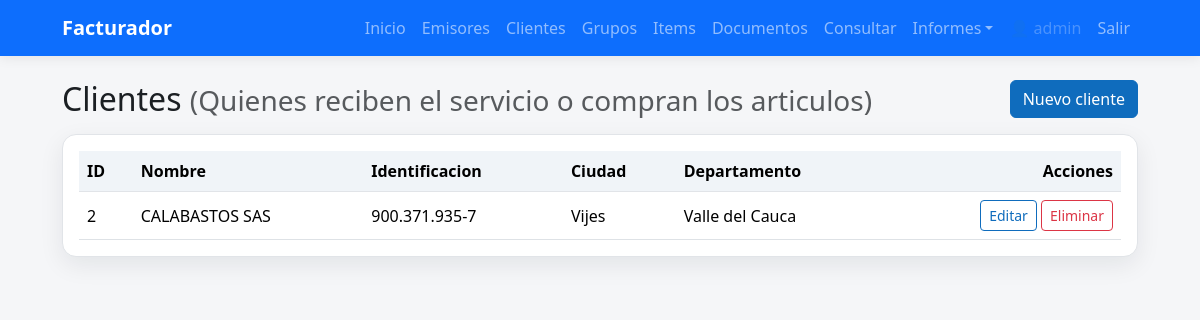
The page /receptores (signed in) on the database its author committed.
### tables this page shows
CREATE TABLE receptores (
            id INTEGER PRIMARY KEY AUTOINCREMENT,
            nombre TEXT NOT NULL,
            identificacion TEXT NOT NULL,
            ciudad TEXT NOT NULL DEFAULT '',
            departamento TEXT NOT NULL DEFAULT '',
            pais TEXT NOT NULL DEFAULT 'Colombia',
            direccion TEXT,
            telefono TEXT,
            email TEXT
        , tipo_identificacion TEXT NOT NULL DEFAULT 'CC');

### app.py (the view)
@app.get("/receptores", response_class=HTMLResponse)
def receptores_list(request: Request):
    conn = get_db()
    cur = conn.cursor()
    cur.execute("SELECT * FROM receptores ORDER BY id")
    rows = cur.fetchall()
    conn.close()
    msg = request.query_params.get("msg")
    error = request.query_params.get("error")
    return templates.TemplateResponse(
        "receptores_list.html",
        {"request": request, "receptores": rows, "msg": msg, "error": error},
    )

### templates/receptores_list.html (shortened to what this page needs)
{% extends "base.html" %}
{% block content %}
<div class="d-flex justify-content-between align-items-center mb-3">
    <h2 class="mb-0">Clientes <small class="text-muted">(Quienes reciben el servicio o compran los articulos)</small></h2>
    <a class="btn btn-primary" href="/receptores/nuevo">Nuevo cliente</a>
</div>
<div class="card p-3">
    <div class="table-responsive">
        <table class="table table-hover align-middle mb-0">
            <thead>
                <tr>
                    <th>ID</th><th>Nombre</th><th>Identificacion</th><th>Ciudad</th><th>Departamento</th><th class="text-end">Acciones</th>
                </tr>
            </thead>
            <tbody>
                {% for receptor in receptores %}
                <tr>
                    <td>{{ receptor.id }}</td>
                    <td>{{ receptor.nombre }}</td>
                    <td>
                        {% if receptor.tipo_identificacion == 'NIT' %}
                            {{ receptor.identificacion|format_id_co }}-{{ receptor.identificacion|nit_dv }}
                        {% else %}
                            {{ receptor.identificacion|format_id_co }}
                        {% endif %}
                    </td>
                    <td>{{ receptor.ciudad }}</td>
                    <td>{{ receptor.departamento }}</td>
                    <td class="text-end">
                        <a class="btn btn-sm btn-outline-primary" href="/receptores/editar/{{ receptor.id }}">Editar</a>
                        <form method="post" action="/receptores/eliminar/{{ receptor.id }}" class="d-inline" onsubmit="return confirm('Eliminar cliente?');">
                            <button type="submit" class="btn btn-sm btn-outline-danger">Eliminar</button>
                        </form>
                    </td>
                </tr>
                {% endfor %}
            </tbody>
        </table>
    </div>
</div>
{% endblock %}

### static/styles.css (style rules this page uses)
:root { --ms-blue: #0f6cbd; --ms-blue-dark: #0b5a9c; --ms-bg: #f5f6f8; --ms-card: #ffffff; --ms-border: #e1e4e8; }
body { font-family: "Segoe UI", Tahoma, Arial, sans-serif; background-color: var(--ms-bg); color: #1b1f23; }
.card { border: 1px solid var(--ms-border); border-radius: 14px; box-shadow: 0 8px 24px rgba(15, 23, 42, 0.08); }
.table thead th { background: #f0f4f8; border-bottom: 1px solid var(--ms-border); font-weight: 600; }
.table td, .table th { vertical-align: middle; }
.btn-primary { background-color: var(--ms-blue); border-color: var(--ms-blue); }
.btn-outline-primary { color: var(--ms-blue); border-color: var(--ms-blue); }
.text-end { text-align: right; }

### rows shown on the page
receptores: id "2", nombre "CALABASTOS SAS", identificacion "900.371.935", identificacion|nit_dv "7", ciudad "Vijes", departamento "Valle del Cauca"

### other values the page prints
{{ u.user.username }} "admin"
